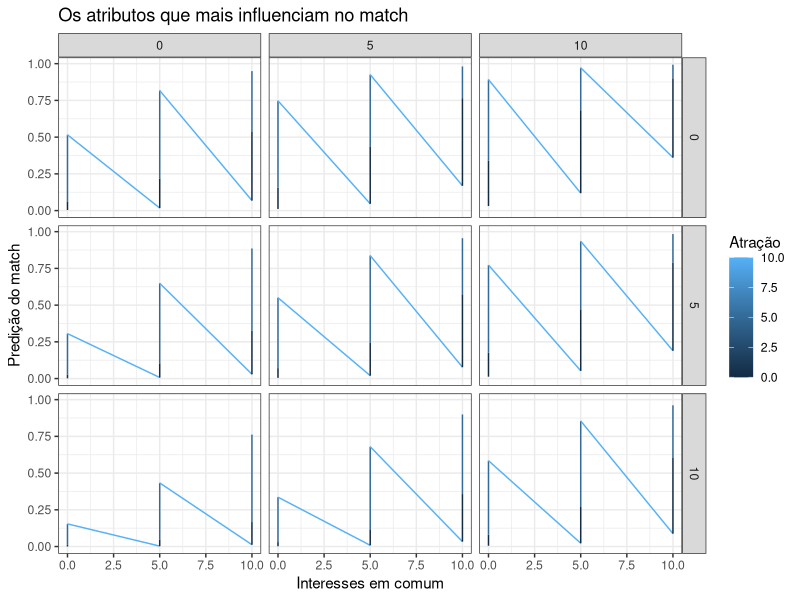

Reproduce this figure in R.
## ---- chunk 1
knitr::opts_chunk$set(echo = TRUE)
library(tidyverse)
library(broom)
library(modelr)
library(pscl)
theme_set(theme_bw())
## ---- chunk 2
dates <- read_csv("speed-dating2.csv")
dates <- dates %>% 
  na.omit() %>%
  mutate(dec = case_when(.$dec == "no" ~ 0, 
                         .$dec == "yes" ~ 1))
## ---- chunk 3
bm.1 <- glm(dec ~ shar + attr + fun + intel + sinc + amb, 
          data = dates, 
          family = "binomial")
tidy(bm.1, conf.int = TRUE, exponentiate = TRUE)
## ---- chunk 4
tidy(bm.1, conf.int = TRUE, exponentiate = FALSE)
## ---- chunk 5
pR2(bm.1)
## ---- chunk 6
bm.2<- glm(dec ~ shar + attr + fun + amb, 
          data = dates, 
          family = "binomial")
tidy(bm.2, conf.int = TRUE, exponentiate = TRUE)
pR2(bm.2)
## ---- chunk 7
model.2 = dates %>% 
  data_grid(shar = seq_range(shar, 3), 
            attr = seq_range(attr, 3),
            fun = seq_range(fun, 3),
            amb = seq_range(amb, 3))
mm = augment(bm.2, 
             newdata = model.2, 
             type.predict = "response")
mm %>% 
  ggplot(aes(x = shar, colour=attr)) + 
  geom_line(aes(y = .fitted)) +
  facet_grid(amb ~ fun) +
  labs(title="Os atributos que mais influenciam no match", x="Interesses em comum", y="Predição do match", colour="Atração")
